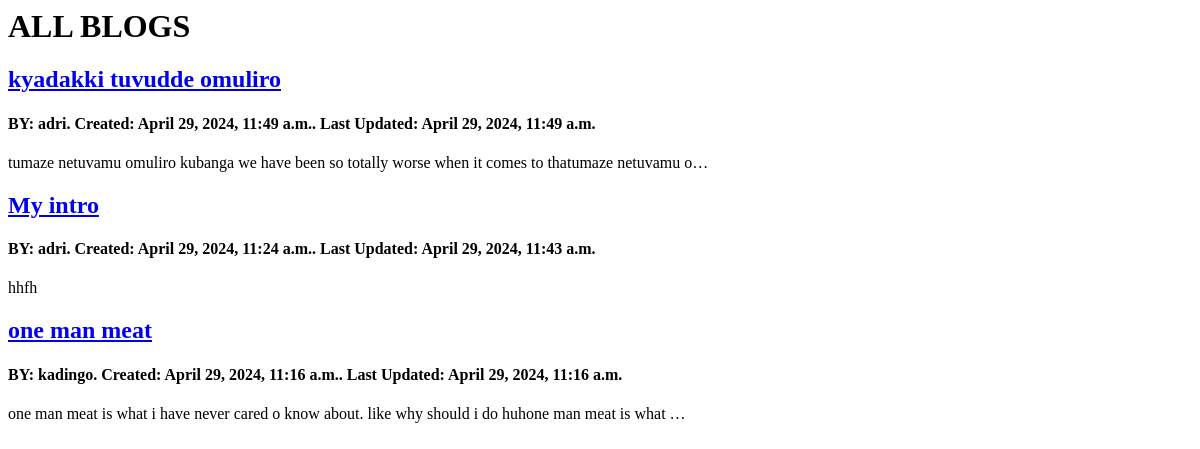
The app's page /blog/blogs, older data.
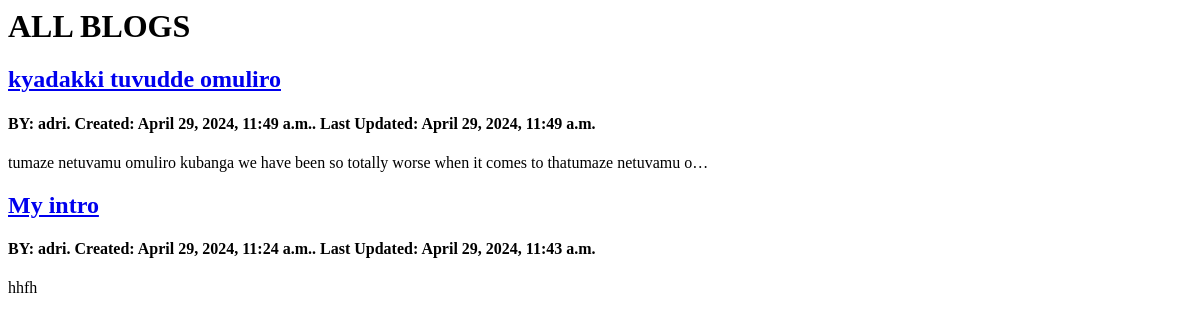
The same page, newer data.
### myblog/models.py (models this page shows, shortened)
class Blog(models.Model):
    author = models.ForeignKey(settings.AUTH_USER_MODEL, on_delete=models.CASCADE)
    title = models.CharField(max_length=120)
    description = models.TextField(blank=True, null=True)
    created_at = models.DateTimeField(auto_now_add=True, blank=True, null=True)
    updated_at = models.DateTimeField(auto_now=True, blank=True, null=True)
    slug = models.SlugField(unique=True, blank=True, null=True)

class CustomUser(AbstractUser):
    address = models.CharField(max_length=64)

### myblog/views.py (the view)
# urls.py: path("blogs", views.blogs, name="blogs"),
def blogs(request):
    blogs = models.Blog.objects.all().order_by("-created_at")
    context = {
        "blogs": blogs,
    }
    return render(request, "myblog/blogs.html", context)

### templates/myblog/blogs.html (shortened to what this page needs)
{% extends "base.html" %}
{% block content %}
<div>
    <h1>ALL BLOGS</h1>
    {% for blog in blogs %}
    <a href={% url "blog_details" slug=blog.slug %}>
        <h2>{{ blog.title }}</h2>
    </a>
    <h4>BY: {{blog.author}}. Created: {{blog.created_at}}. Last Updated: {{blog.updated_at}}</h4>
        <p>{{ blog.description|truncatechars:100 }}</p>
    {% endfor %}
</div>
{% endblock content %}

Row changes from the older to the newer data that the page shows:
removed Blog: title "one man meat", author "kadingo", created_at "April 29, 2024, 11:16 a.m.", updated_at "April 29, 2024, 11:16 a.m.", description "one man meat is what i have never cared o know about. like why should i do huhone man meat is what …"
